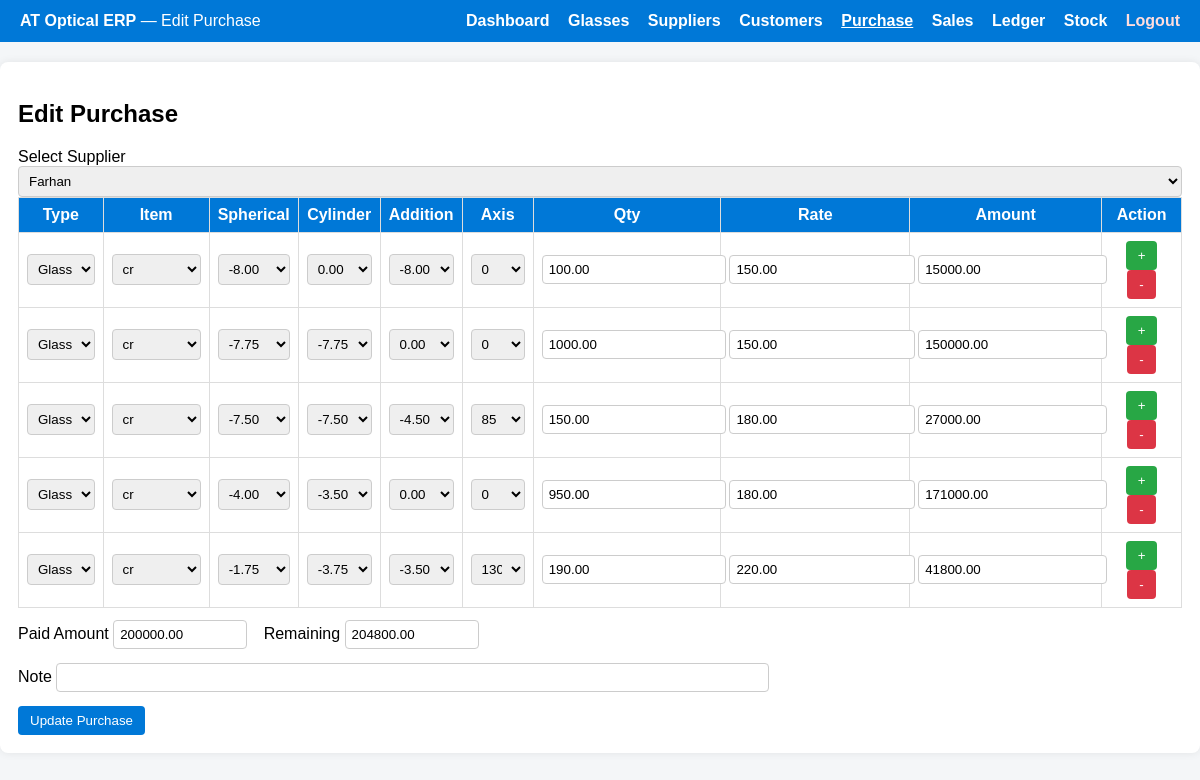
Page /purchase_edit.php?id=45 on the committed database.
### tables this page shows
CREATE TABLE `purchases` (
  `id` int(11) NOT NULL,
  `purchase_no` varchar(50) NOT NULL,
  `supplier_id` int(11) NOT NULL,
  `item_type` enum('Glass','Other') NOT NULL,
  `total_amount` decimal(12,2) NOT NULL,
  `payment` decimal(12,2) DEFAULT 0.00,
  `paid_amount` decimal(12,2) DEFAULT 0.00,
  `remaining_amount` decimal(12,2) GENERATED ALWAYS AS (`total_amount` - `paid_amount`) STORED,
  `note` text DEFAULT NULL,
  `created_at` timestamp NOT NULL DEFAULT current_timestamp()
);

CREATE TABLE `suppliers` (
  `id` int(11) NOT NULL,
  `code` varchar(50) NOT NULL,
  `name` varchar(100) NOT NULL,
  `phone` varchar(30) DEFAULT NULL,
  `address` varchar(255) DEFAULT NULL,
  `balance` decimal(12,2) DEFAULT 0.00,
  `created_at` timestamp NOT NULL DEFAULT current_timestamp()
);

CREATE TABLE `purchase_items` (
  `id` int(11) NOT NULL,
  `purchase_id` int(11) DEFAULT NULL,
  `item_type` varchar(50) DEFAULT NULL,
  `item_name` varchar(100) DEFAULT NULL,
  `spherical` decimal(5,2) DEFAULT NULL,
  `cylinder` decimal(5,2) DEFAULT NULL,
  `addition` decimal(5,2) DEFAULT NULL,
  `axis` int(11) DEFAULT NULL,
  `quantity` decimal(10,2) DEFAULT NULL,
  `rate` decimal(10,2) DEFAULT NULL,
  `amount` decimal(10,2) DEFAULT NULL
);

### purchase_edit.php (the view, shortened to what this page needs)
<?php
require 'includes/db.php';
$id = (int)($_GET['id'] ?? 0);
$stmt = $pdo->prepare("SELECT * FROM purchases WHERE id=?");
$stmt->execute([$id]);
$purchase = $stmt->fetch(PDO::FETCH_ASSOC);
$item_stmt = $pdo->prepare("SELECT * FROM purchase_items WHERE purchase_id=?");
$item_stmt->execute([$id]);
$items = $item_stmt->fetchAll(PDO::FETCH_ASSOC);
$suppliers = $pdo->query("SELECT id,name FROM suppliers ORDER BY name")->fetchAll(PDO::FETCH_ASSOC);
$varieties = $pdo->query("SELECT DISTINCT variety_name FROM glass_powers ORDER BY variety_name")->fetchAll(PDO::FETCH_COLUMN);
?>
<!doctype html>
<html lang="en">
<head>
</head>
<body>
<div class="topbar">
  <div><strong>AT Optical ERP</strong> — Edit Purchase</div>
  <nav>
    <a href="dashboard.php">Dashboard</a>
    <a href="glass.php">Glasses</a>
    <a href="suppliers.php">Suppliers</a>
    <a href="customers.php">Customers</a>
    <a href="purchase.php" style="text-decoration:underline;">Purchase</a>
    <a href="sales.php">Sales</a>
    <a href="ledger.php">Ledger</a>
    <a href="stock.php">Stock</a>
    <a href="logout.php" style="color:#ffdddd;">Logout</a>
  </nav>
</div>
<div class="container">
  <h2>Edit Purchase</h2>
  <form id="purchaseForm" method="POST">
    <label>Select Supplier</label>
    <select name="supplier_id" id="supplier_id" required>
      <?php foreach($suppliers as $s): ?>
        <option value="<?= $s['id'] ?>" <?= $s['id']==$purchase['supplier_id']?'selected':'' ?>><?= htmlspecialchars($s['name']) ?></option>
      <?php endforeach; ?>
    </select>
    <table id="purchaseTable">
      <thead>
        <tr>
          <th>Type</th>
          <th>Item</th>
          <th>Spherical</th>
          <th>Cylinder</th>
          <th>Addition</th>
          <th>Axis</th>
          <th>Qty</th>
          <th>Rate</th>
          <th>Amount</th>
          <th>Action</th>
        </tr>
      </thead>
      <tbody>
        <?php foreach($items as $index => $it): ?>
        <tr class="item-row">
          <td>
            <select class="item_type" name="items[<?= $index ?>][type]">
              <option value="Glass" <?= $it['item_type']=='Glass'?'selected':'' ?>>Glass</option>
            </select>
          </td>
          <td class="item_name_cell">
            <?php if($it['item_type']=='Glass'): ?>
            <select name="items[<?= $index ?>][name]" class="item_name">
              <?php foreach($varieties as $v): ?>
                <option value="<?= $v ?>" <?= $v==$it['item_name']?'selected':'' ?>><?= $v ?></option>
              <?php endforeach; ?>
            </select>
            <?php else: ?>
            <input type="text" name="items[<?= $index ?>][name]" value="<?= htmlspecialchars($it['item_name']) ?>">
            <?php endif; ?>
          </td>
          <td><select name="items[<?= $index ?>][spherical]" class="spherical"><option value="<?= $it['spherical'] ?>"><?= $it['spherical'] ?></option></select></td>
          <td><select name="items[<?= $index ?>][cylinder]" class="cylinder"><option value="<?= $it['cylinder'] ?>"><?= $it['cylinder'] ?></option></select></td>
          <td><select name="items[<?= $index ?>][addition]" class="addition"><option value="<?= $it['addition'] ?>"><?= $it['addition'] ?></option></select></td>
          <td><select name="items[<?= $index ?>][axis]" class="axis"><option value="<?= $it['axis'] ?>"><?= $it['axis'] ?></option></select></td>
          <td><input type="number" name="items[<?= $index ?>][quantity]" class="quantity" value="<?= $it['quantity'] ?>" min="1"></td>
          <td><input type="number" name="items[<?= $index ?>][rate]" class="rate" value="<?= $it['rate'] ?>" step="0.01"></td>
          <td><input type="text" name="items[<?= $index ?>][amount]" class="amount" value="<?= $it['amount'] ?>" readonly></td>
          <td>
            <button type="button" class="add-row">+</button>
            <button type="button" class="remove-row">-</button>
          </td>
        </tr>
        <?php endforeach; ?>
      </tbody>
    </table>
    <div style="margin-top:12px;">
      <label>Paid Amount</label>
      <input type="number" name="paid_amount" id="paid_amount" step="0.01" class="small" value="<?= $purchase['paid_amount'] ?>">
      <label style="margin-left:12px">Remaining</label>
      <input type="text" id="remaining" readonly class="small" value="<?= $purchase['remaining_amount'] ?>">
    </div>
    <div style="margin-top:14px;">
      <label>Note</label>
      <input type="text" name="note" style="width:60%" value="<?= htmlspecialchars($purchase['note']) ?>">
    </div>
    <div style="margin-top:14px;">
      <button type="submit" style="background:#0078d7;color:#fff">Update Purchase</button>
    </div>
  </form>
</div>
</body>
</html>

### purchase_edit.php (style rules this page uses)
body { font-family:Arial,sans-serif; background:#f4f6f8; margin:0; }
.topbar { background:#0078d7; color:#fff; padding:12px 20px; display:flex; justify-content:space-between; align-items:center; }
.topbar nav a { color:#fff; text-decoration:none; margin-left:14px; font-weight:bold; }
.container { max-width:1200px;margin:20px auto;background:#fff;padding:18px;border-radius:8px;box-shadow:0 0 8px rgba(0,0,0,.08) }
table { width:100%;border-collapse:collapse }
th,td { border:1px solid #ddd;padding:8px;text-align:center }
th { background:#0078d7;color:#fff }
select,input { padding:6px;border:1px solid #ccc;border-radius:4px;width:100% }
button { padding:7px 12px;border:none;border-radius:4px;cursor:pointer }
.add-row { background:#28a745;color:#fff }
.remove-row { background:#dc3545;color:#fff }
.small { width:120px }

### rows in the picture
purchases: supplier_id "Farhan", paid_amount "200000.00", remaining_amount "204800.00"
purchase_items: item_type "Glass", item_name "cr", spherical "-8.00", cylinder "0.00", addition "-8.00", axis "0", quantity "100.00", rate "150.00", amount "15000.00"
purchase_items: item_type "Glass", item_name "cr", spherical "-7.75", cylinder "-7.75", addition "0.00", axis "0", quantity "1000.00", rate "150.00", amount "150000.00"
purchase_items: item_type "Glass", item_name "cr", spherical "-7.50", cylinder "-7.50", addition "-4.50", axis "85", quantity "150.00", rate "180.00", amount "27000.00"
purchase_items: item_type "Glass", item_name "cr", spherical "-4.00", cylinder "-3.50", addition "0.00", axis "0", quantity "950.00", rate "180.00", amount "171000.00"
purchase_items: item_type "Glass", item_name "cr", spherical "-1.75", cylinder "-3.75", addition "-3.50", axis "130", quantity "190.00", rate "220.00", amount "41800.00"
